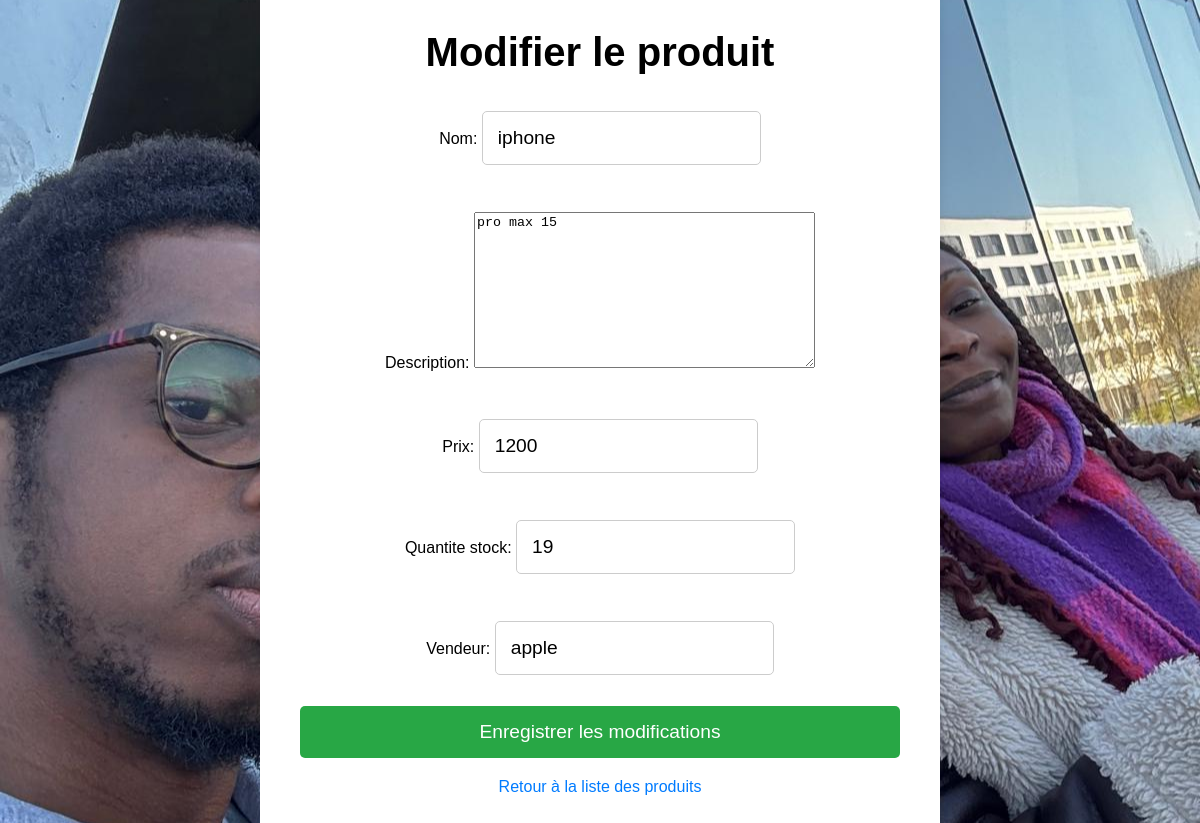
The app's page /inventaire/produit/modifier/1/ with its own data.
### inventaire/models.py (models this page shows, shortened)
class Produit(models.Model):
    nom = models.CharField(max_length=100)
    description = models.TextField()
    prix = models.PositiveIntegerField()
    quantite_stock = models.PositiveIntegerField()
    date_ajout = models.DateTimeField(auto_now_add=True)
    seuil_min = models.PositiveIntegerField(default=5)  # seuil critique
    seuil_max = models.PositiveIntegerField(default=100)  # stock idéal  #
    vendeur = models.CharField(max_length=100, blank=True, null=True)

### inventaire/views.py (the view)
# urls.py: path('produit/modifier/<int:pk>/', views.modifier_produit, name='modifier_produit'),
def modifier_produit(request, pk):
    produit = get_object_or_404(Produit, pk=pk)
    if request.method == 'POST':
        form = ProduitForm(request.POST, instance=produit)
        if form.is_valid():
            form.save()
            return redirect('liste_produits')
    else:
        form = ProduitForm(instance=produit)
    return render(request, 'inventaire/modifier_produit.html', {'form': form})

### inventaire/forms.py
class ProduitForm(forms.ModelForm):
    class Meta:
        model = Produit  # Spécifie le modèle associé au formulaire
        fields = ['nom', 'description', 'prix', 'quantite_stock', 'vendeur']  # Les champs à inclure dans le formulaire

### inventaire/templates/inventaire/modifier_produit.html (shortened to what this page needs)
<!DOCTYPE html>
<html lang="fr">
<head>
    {% load static %}
    <link rel="stylesheet" href="{% static 'css/style.css' %}">
</head>
<body>
    <div class="container">
        <h1>Modifier le produit</h1>
        <form method="POST">
            {{ form.as_p }}
            <button type="submit">Enregistrer les modifications</button>
        </form>
        <div class="back-link">
            <a href="{% url 'liste_produits' %}">Retour à la liste des produits</a>
        </div>
    </div>
</body>
</html>

### inventaire/static/css/style.css (style rules this page uses)
body { font-family: Arial, sans-serif; margin: 0; padding: 0; height: 100%; background: white url("images/background.jpg") no-repeat; background-size: cover; background-position: center; background-attachment: fixed; display: flex; justify-content: center; align-items: center; text-align: center; }

### inventaire/templates/inventaire/modifier_produit.html (style rules this page uses)
body { font-family: Arial, sans-serif; background-color: #f4f4f4; margin: 0; padding: 0; display: flex; justify-content: center; align-items: center; height: 100vh; }
.container { background-color: white; padding: 40px; border-radius: 10px; box-shadow: 0 0 10px rgba(0, 0, 0, 0.1); width: 100%; max-width: 600px; }
h1 { font-size: 2.5em; margin-bottom: 20px; text-align: center; }
form { display: flex; flex-direction: column; gap: 15px; }
form input { padding: 15px; font-size: 1.2em; border-radius: 5px; border: 1px solid #ccc; }
form button { background-color: #28a745; color: white; padding: 15px; font-size: 1.2em; border-radius: 5px; border: none; cursor: pointer; transition: background-color 0.3s ease; }
.back-link { text-align: center; margin-top: 20px; }
.back-link a { color: #007BFF; text-decoration: none; }

### records on screen
Produit: nom "iphone", description "pro max 15", prix "1200", quantite_stock "19", vendeur "apple"
